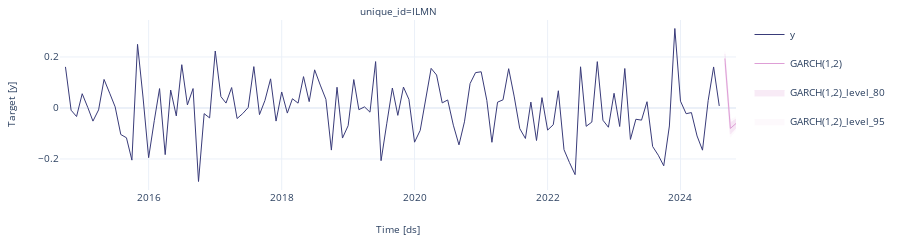

Write notebook code for a chart like this one.
### Code cell
StatsForecast.plot(
    forecaster.returns, 
    forecaster.forecasts, 
    level=[80, 95], 
    unique_ids = ['ILMN'], 
    models = ['GARCH(1,2)'],
    engine = "plotly")
